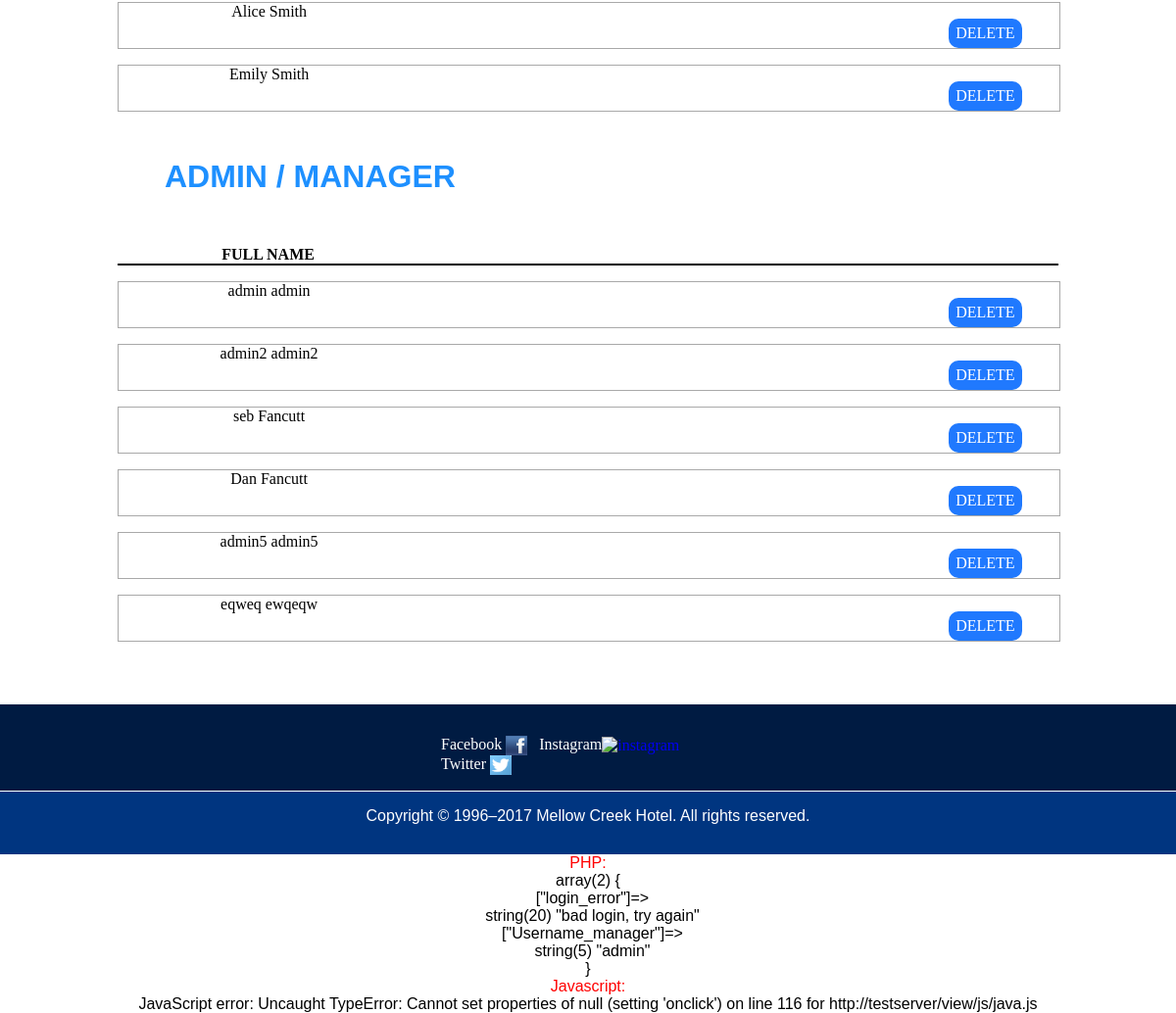
Page /view/html/viewallusers.php (signed in, lower part) on the earlier database version.
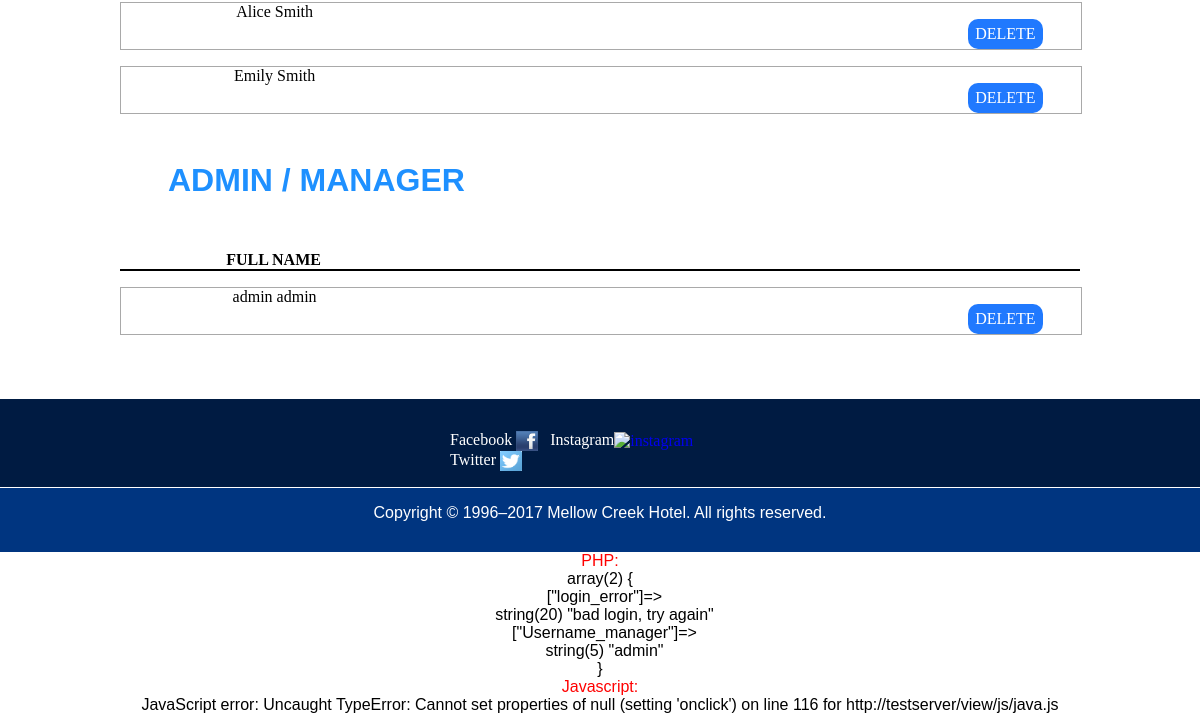
Same page on the later database version.
### tables this page shows
CREATE TABLE `service` (
  `serviceID` int(20) NOT NULL,
  `FirstName` varchar(20) NOT NULL,
  `LastName` varchar(20) NOT NULL,
  `Username_service` varchar(255) NOT NULL,
  `Password_service` varchar(255) NOT NULL
);

CREATE TABLE `manager` (
  `managerID` int(20) NOT NULL,
  `FirstName` varchar(20) NOT NULL,
  `LastName` varchar(20) NOT NULL,
  `Username_manager` varchar(255) NOT NULL,
  `Password_manager` varchar(255) NOT NULL
);

### model/dbfunc.php (called while the page is built, shortened)
<?php
function selectData($table, $conditions = array()){
  GLOBAL $conn;
  $sql = 'SELECT';
  $sql .= array_key_exists("select", $conditions)?$conditions['select']:'*';
  $sql .= 'FROM '.$table;
  if(array_key_exists("order_by",$conditions)){
    $sql .= ' ORDER BY '.$conditions['order_by'];
  }
  $query = $conn->prepare($sql);
  $data= $query->execute();
 if(array_key_exists("return_type",$conditions) && $conditions['return_type'] != 'all'){
     switch($conditions['return_type']){
       case 'count':
           $data = $query->rowCount();
           break;
       case 'single':
           $data = $query->fetch(PDO::FETCH_ASSOC);
           break;
       default:
           $data = '';
     }
 }else{
    if($query->rowCount() > 0){
        $data = $query->fetchAll();
    }
    return $data;
  }
 return $data;
}
?>

### view/html/viewallusers.php (the view, shortened to what this page needs)
<?php
     require_once("../../model/db.php");
     require_once("../../model/dbfunc.php");
   ?>
<!DOCTYPE html>
   <html>
   <head>
   </head>
   <body>
   <div id="container">
     <article>
<?php
$table = selectData( 'service', array('order_by' => 'serviceID' ));
if ( !empty($table) ) {
  foreach ( $table as $user ) {
?>
<div id="edituserssec">
  <div class="usersleft">
    <p class="userstext"> <?php echo $user['FirstName'];?> <?php echo $user['LastName']; ?></p>
  </div>
  <div class="usersleft">
  </div>
  <div class="usersright">
    <div class="userbuttons">
    <a class="deleteEvent"  href='../../Controller/deleteprocess.php?action_type=service&serviceID=<?php echo $user['serviceID'];?>'>DELETE</a>
  </div>
  </div>
</div>
<?php
  }
}
?>
<h1 class="heading" style="padding-bottom:1.5em;color: #1E90FF;">ADMIN / MANAGER</h1>
       <div id="editusertitle">
         <div class="usersleft">
           <p class="userstext"><strong>FULL NAME</strong></p>
         </div>
         <div class="usersleft">
         </div>
         <div class="usersright">
         </div>
       </div>
<?php
$table = selectData( 'manager', array('order_by' => 'managerID' ));
if ( !empty($table) ) {
  foreach ( $table as $user ) {
?>
<div id="edituserssec">
  <div class="usersleft">
    <p class="userstext"> <?php echo $user['FirstName'];?> <?php echo $user['LastName']; ?></p>
  </div>
  <div class="usersleft">
  </div>
  <div class="usersright">
    <div class="userbuttons">
    <a class="deleteEvent"  href='../../Controller/deleteprocess.php?action_type=manager&managerID=<?php echo $user['managerID'];?>'>DELETE</a>
  </div>
  </div>
</div>
<?php
  }
}
?>
     </article>
     </div>
   </body>
   </html>

### view/css/ds8.css (style rules this page uses)
html, body, div, span, applet, object, iframe, h1, h2, h3, h4, h5, h6, p, blockquote, pre, a, abbr, acronym, address, big, cite, code, del, dfn, em, img, ins, kbd, q, s, samp, small, strike, strong, sub, sup, tt, var, b, u, i, center, dl, dt, dd, ol, ul, li, fieldset, form, label, legend, table, caption, tbody, tfoot, thead, tr, th, td, article, aside, canvas, details, embed, figure, figcaption, footer, header, hgroup, menu, nav, output, ruby, section, summary, time, mark, audio, video { margin: 0; padding: 0; border: 0; font-size: 100%; font: inherit; vertical-align: baseline; }
html { background-color: white; }
strong { font-weight: bold; }
article { width: 80%; height: auto; background-color: white; margin: 0 auto; padding-bottom: 3em; }
footer { padding-top: 2em; background-color: #001b42; color: white; width: 100%; bottom: 0; }
h1 { font-family: sans-serif; }
#debug { text-align: center; font-family: sans-serif; }
.phpdebug { color: red; }
h1.heading { display: block; font-size: 2em; margin-top: 1.5em; margin-bottom: 0.1em; margin-left: 0; margin-right: 0; font-weight: bold; padding-left: 1.5em; color: #A6A100; }
p.footer { font-family: Arial, Helvetica, sans-serif; margin-left: 15%; margin-right: 15%; margin-bottom: 1em; font-family: Arial, Helvetica, sans-serif; }
p.icontxt { display: inline; color: white; }
#container { width: 100%; height: auto; display: flex; background-color: white; }
#footerextra { background-color: #003580; height: 3em; padding-top: 1em; border-top: solid 1px white; }
#footerlinks { padding-top: 2em; width: 100%; height: auto; }
.footericons { width: 25%; height: auto; background-color: #001b42; align-items: center; margin: 0 auto; padding-bottom: 1em; }
.icon { display: inline; }
.icon img { height: 20px; width: 22px; margin-right: 0.5em; vertical-align:middle; }
.icon a:link { text-decoration: none; }
a.deleteEvent { text-align: center; text-decoration: none; color: white; background-color: #2079FE; border-radius: 10px; padding: 6px 7px; float: right; }
#edituserssec { width: 100%; height: auto; border: solid 1px #A9A9A9; margin-bottom: 1em; display: flex; }
#editusertitle { width: 100%; height: auto; border-bottom: 2px solid black; margin-bottom: 1em; display: flex; }
.usersleft { width: 32%; height: auto; float: left; }
.usersright { width: 32%; height: auto; float: right; }
p.userstext { text-align: center; }
.userbuttons { float: right; margin-top: 1em; }

Differences in the rows shown:
removed manager: FirstName "admin2", LastName "admin2"
removed manager: FirstName "seb", LastName "Fancutt"
removed manager: FirstName "Dan", LastName "Fancutt"
removed manager: FirstName "admin5", LastName "admin5"
removed manager: FirstName "eqweq", LastName "ewqeqw"
